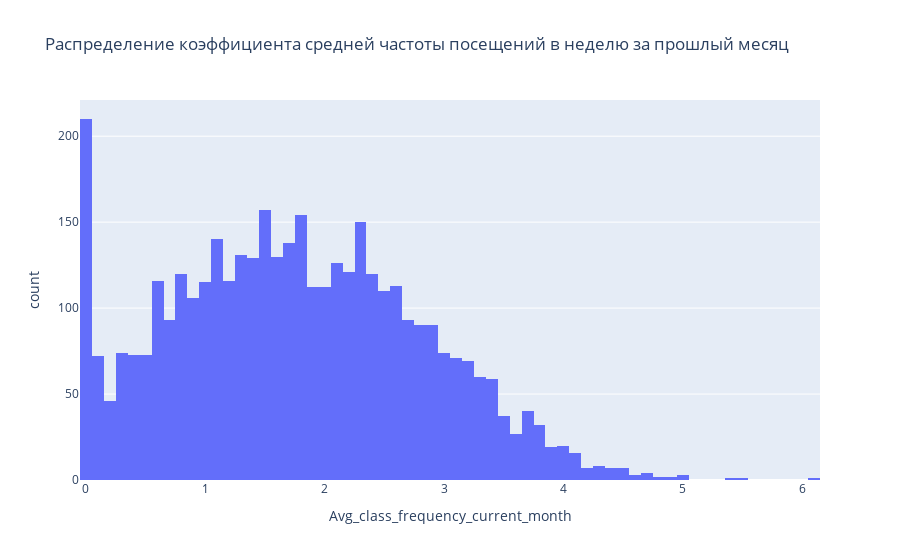

This figure's notebook cell:
### Code cell
fig_applicant_income = px.histogram(data, x='Avg_class_frequency_current_month', 
                                    title='Распределение коэффициента средней частоты посещений в неделю за прошлый месяц')
fig_applicant_income.show()

### Figure 1 — Plotly figure (JSON) as saved in the notebook; plotly's stock layout.template omitted (floating-point values rounded to 4 significant figures; data arrays with more than 128 entries replaced by an {"elided": "..."} marker saying what was removed)
{"data": [{"alignmentgroup": "True", "bingroup": "x", "hovertemplate": "Avg_class_frequency_current_month=%{x}<br>count=%{y}<extra></extra>", "legendgroup": "", "marker": {"color": "#636efa", "pattern": {"shape": ""}}, "name": "", "offsetgroup": "", "orientation": "v", "showlegend": false, "type": "histogram", "x": {"elided": "4000 float values"}, "xaxis": "x", "yaxis": "y"}], "layout": {"barmode": "relative", "legend": {"tracegroupgap": 0}, "title": {"text": "Распределение коэффициента средней частоты посещений в неделю за прошлый месяц"}, "xaxis": {"anchor": "y", "domain": [0, 1], "title": {"text": "Avg_class_frequency_current_month"}}, "yaxis": {"anchor": "x", "domain": [0, 1], "title": {"text": "count"}}}}
